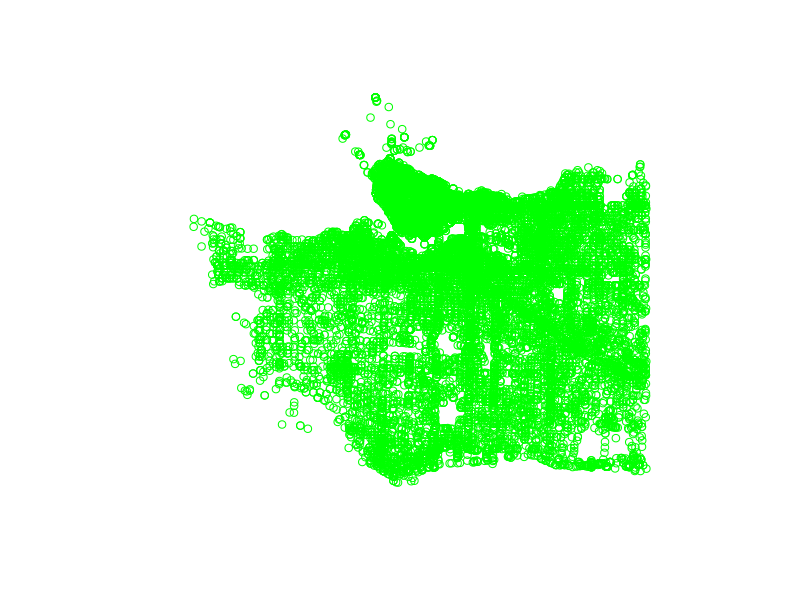

Write R code to recreate this figure.
library(sf)
library(tidyverse)
library(readr)

crime <- read_csv("data/crime_data_all_neighborhoods.csv")
colnames(crime) <- tolower(make.names(colnames(crime)))


# now we mutate crime data to add shapefile information

# first we create as a utm shapefile due to the data structure, 
# then convert to lat/long like census_data and food_data
# crs = 32610 : utm 10
# crs = 4326 : lat/long WGS84

crime_data <- crime %>%
  st_as_sf(coords = c("x", "y"), crs = 32610) %>%
  st_transform(crs = 4326)

# we need to remove (0,0) values for plotting
# to do that we extract coords then filter
crime_coords <- st_coordinates(crime_data)
crime_data <- crime_data[crime_coords[,2] != 0, ]


# test that data is working
plot(crime_data$geometry, col = "green")
